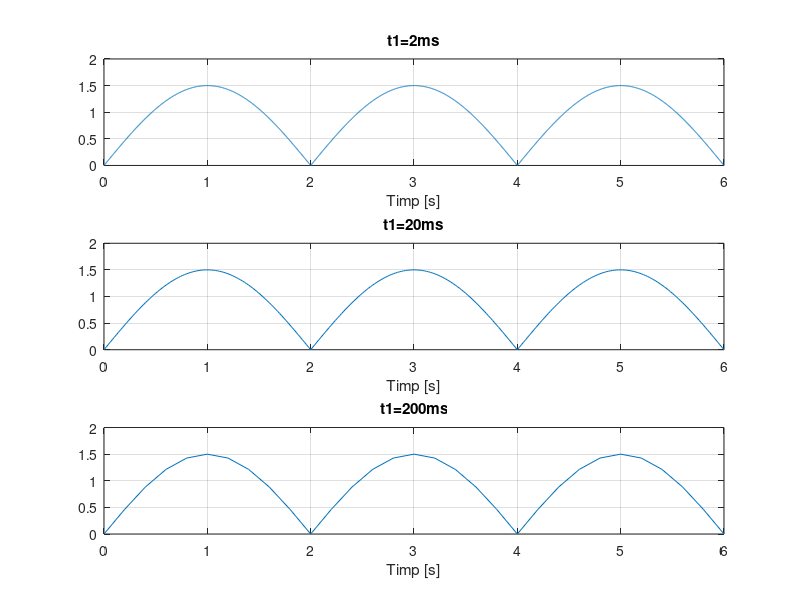

The MATLAB script that drew this image:
%Punctul 5


t=4;
F=1/4;

t1=0:0.002:6;
t2=0:0.02:6;
t3=0:0.2:6;

x1=1.5*sin(2*pi*F*t1);
x2=1.5*sin(2*pi*F*t2);
x3=1.5*sin(2*pi*F*t3);

q=0;

for r=0:0.002:6
    q=q+1;
    if(x1(q)<0)
        x1(q)=abs(x1(q));
    end
end

q=0;
for r=0:0.02:6
    q=q+1;
    if(x2(q)<0)
        x2(q)=abs(x2(q));
    end
end

q=0;
for r=0:0.2:6
    q=q+1;
    if(x3(q)<0)
        x3(q)=abs(x3(q));
    end
end
    
subplot(3,1,1),plot(t1,x1),grid, title('t1=2ms'),xlabel('Timp [s]')
subplot(3,1,2),plot(t2,x2),grid, title('t1=20ms'),xlabel('Timp [s]')
subplot(3,1,3),plot(t3,x3),grid, title('t1=200ms'),xlabel('Timp [s]')